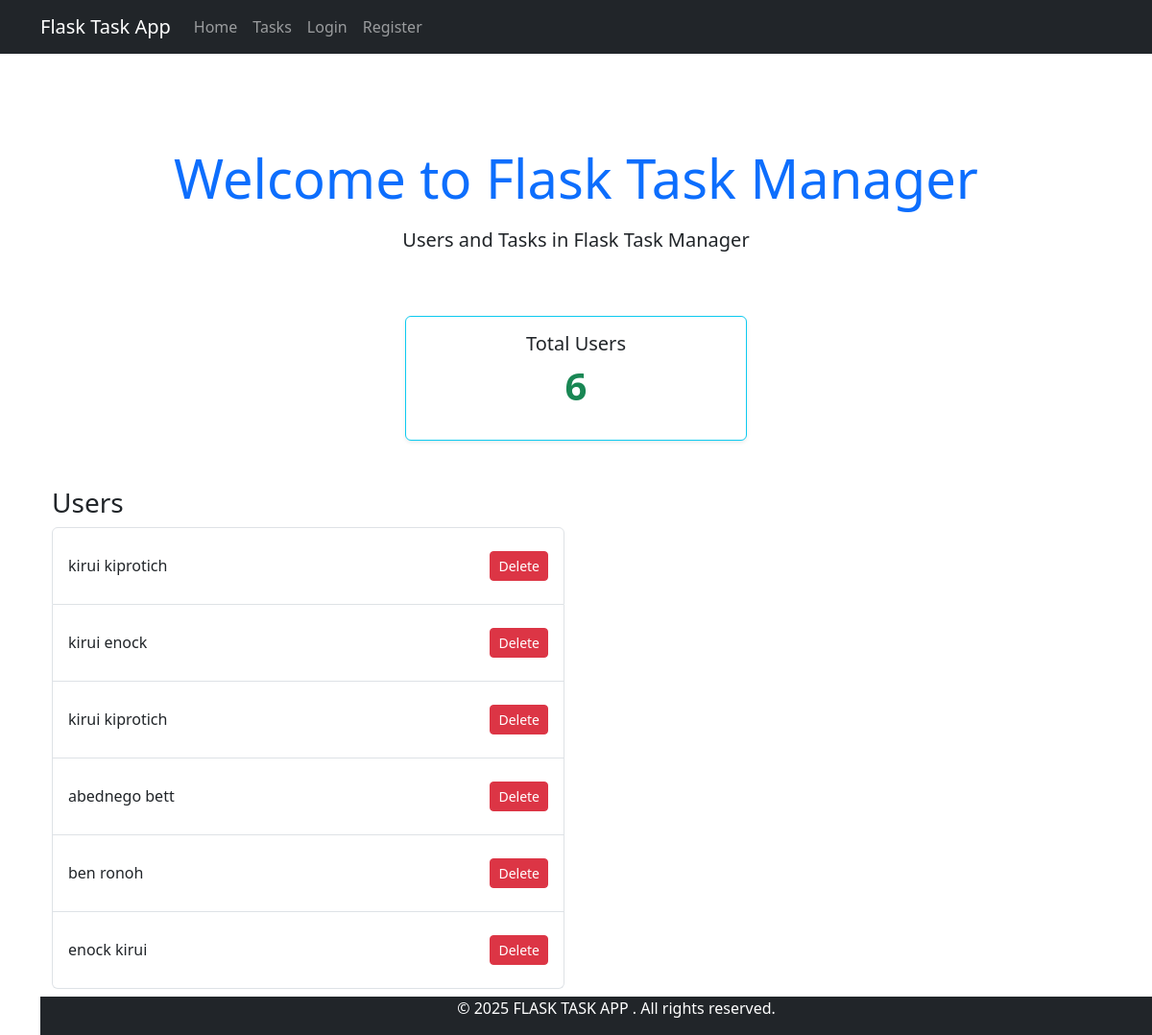
Before: / with the older database file.
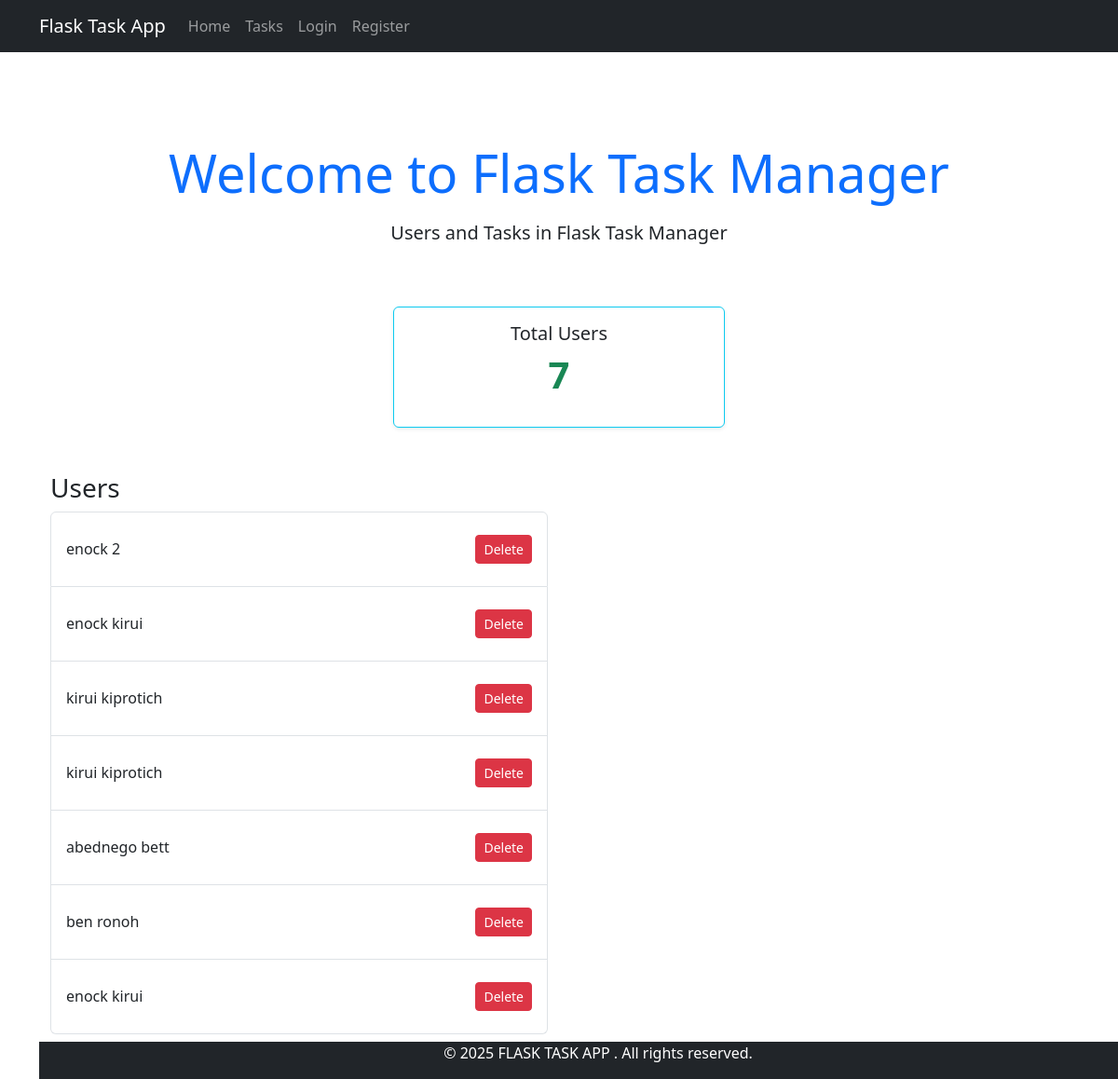
After: the same page with the newer database file.
### app/models.py (models this page shows)
class User(db.Model, UserMixin):
    id = db.Column(db.Integer, primary_key=True)
    username = db.Column(db.String(50), nullable=False, unique=True)
    first_name = db.Column(db.String(50), nullable=False)
    last_name = db.Column(db.String(50), nullable=False)
    password = db.Column(db.String(200), nullable=False)
    task = db.relationship('Task', backref='user', lazy=True)
    def __repr__(self):
        return f"{self.first_name} {self.last_name}"

### app/routes.py (the view)
@app.route('/')
def home():
    users = User.query.all()
    user_count = User.query.count()
    return render_template('index.html', user_count=user_count,  users=users, title='Home')

### app/templates/index.html
{% extends "base.html" %}
{% block content %}
<div class="container py-5">
  <div class="py-5 text-center">
    <h1 class="display-4 mb-3 text-primary">Welcome to Flask Task Manager</h1>
    <p class="lead text-dark">Users and Tasks in Flask Task Manager</p>
  </div>
  <div class="row justify-content-center g-4">
    <div class="col-md-4">
      <div class="card border-info shadow-sm text-center">
        <div class="card-body">
          <h5 class="card-title">Total Users</h5>
          <p class="display-6 fw-bold text-success">{{ user_count }}</p>
        </div>
      </div>
    </div>
  <div class="row mt-5">
    <div class="col-lg-6">
      <h3>Users</h3>
      <ul class="list-group">
        {% for user in users|reverse %}
        <li class="py-4 list-group-item d-flex justify-content-between align-items-center">
          {{ user }}
<form action="{{ url_for('delete_user', user_id=user.id) }}" method="post"
      onsubmit="console.log('Submitting delete form'); return confirm('Are you sure you want to delete this user?');"
      class="d-inline">
            <button type="submit" class="btn btn-sm btn-danger">Delete</button>
          </form>
        </li>
        {% endfor %}
      </ul>
    </div>
  </div>
</div>
{% endblock %}

Changed rows visible on the page:
removed User: first_name+last_name "kirui enock"
added User: first_name+last_name "enock 2"
added User: first_name+last_name "enock kirui"
Other visible differences:
{{ user_count }}: "6" → "7"
